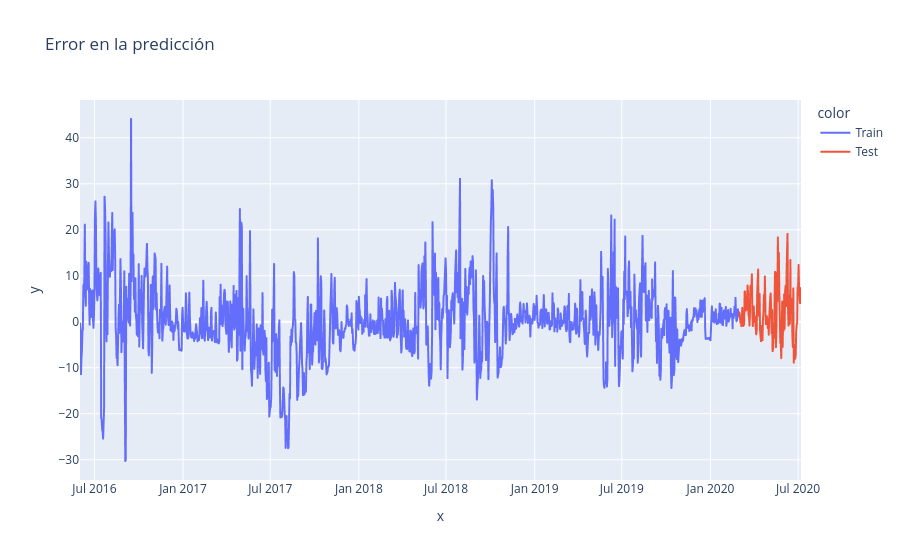

The notebook cell saved with this chart:
### Markdown cell above
6. Vuelva a graficar el error y comente los resultados. [1 punto]

### Code cell
# calculamos errores de train y test
error_train = y_train - train_pred
error_test = y_test - test_pred
error = pd.concat([error_train, error_test])

# graficamos errores
fig = px.line(x = df.date, y=error, title='Error en la predicción', color = df.set)
fig.show()

### Figure 1 — Plotly figure (JSON) as saved in the notebook; plotly's stock layout.template omitted (floating-point values rounded to 4 significant figures; data arrays with more than 128 entries replaced by an {"elided": "..."} marker saying what was removed)
{"data": [{"hovertemplate": "color=Train<br>x=%{x}<br>y=%{y}<extra></extra>", "legendgroup": "Train", "line": {"color": "#636efa", "dash": "solid"}, "marker": {"symbol": "circle"}, "mode": "lines", "name": "Train", "showlegend": true, "type": "scattergl", "x": {"elided": "1369 str values"}, "xaxis": "x", "y": {"elided": "1369 float values"}, "yaxis": "y"}, {"hovertemplate": "color=Test<br>x=%{x}<br>y=%{y}<extra></extra>", "legendgroup": "Test", "line": {"color": "#EF553B", "dash": "solid"}, "marker": {"symbol": "circle"}, "mode": "lines", "name": "Test", "showlegend": true, "type": "scattergl", "x": {"elided": "129 str values"}, "xaxis": "x", "y": {"elided": "129 float values"}, "yaxis": "y"}], "layout": {"legend": {"title": {"text": "color"}, "tracegroupgap": 0}, "title": {"text": "Error en la predicción"}, "xaxis": {"anchor": "y", "domain": [0, 1], "title": {"text": "x"}}, "yaxis": {"anchor": "x", "domain": [0, 1], "title": {"text": "y"}}}}
